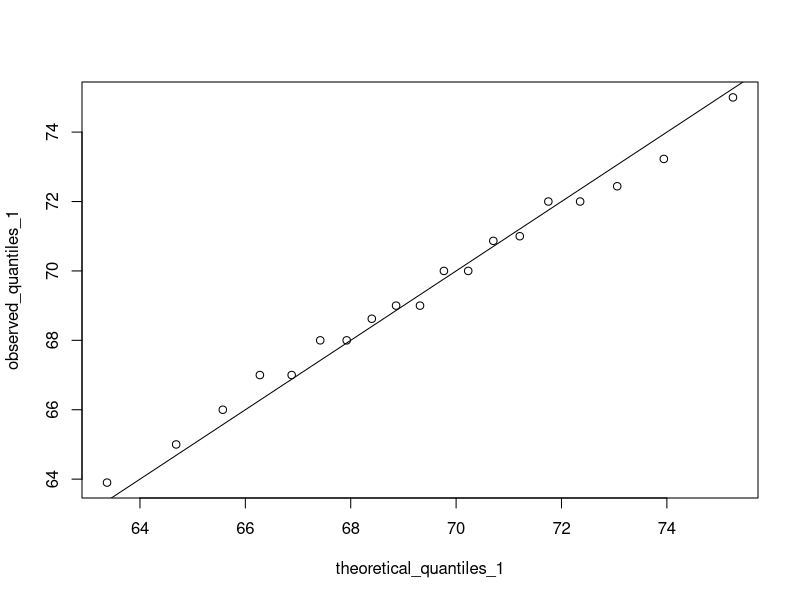
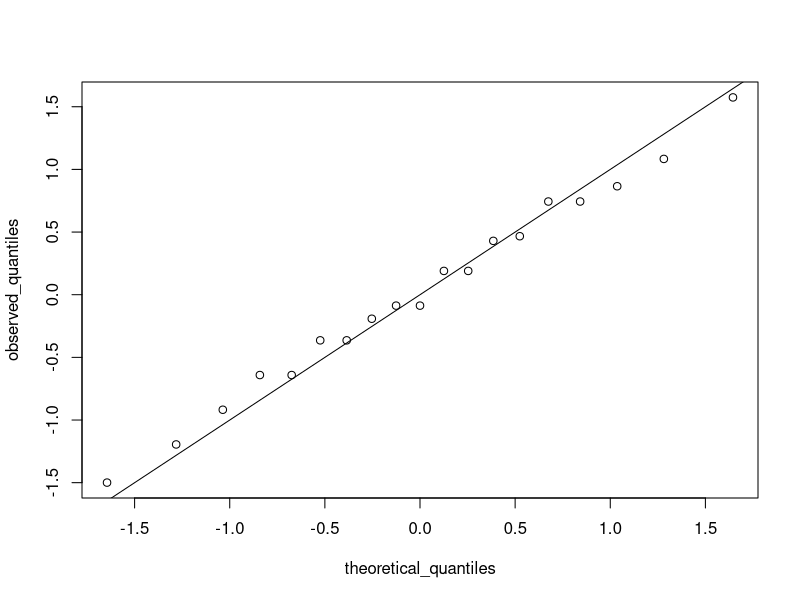

Source code (R) for these figures, in order:
# Quantiles

#Quantiles are cutoff points that divide a dataset into intervals with set probabilities. 
#The qth quantile is the value at which q% of the observations are equal to or less than that value.

# Percentiles
#Percentiles are the quantiles that divide a dataset into 100 intervals each with 1% probability.

# Quartiles
#Quartiles divide a dataset into 4 parts each with 25% probability.
#They are equal to the 25th, 50th and 75th percentiles.
#The 25th percentile is also known as the 1st quartile, 
#the 50th percentile is also known as the median, and 
#the 75th percentile is also known as the 3rd quartile.
#The summary() function returns the minimum, quartiles and maximum of a vector.

#Load the heights dataset from the dslabs package:
install.packages("dslabs")
library(dslabs)
data("heights")

#Use summary() on the heights$height variable to find the quartiles:
summary(heights$height)

#Find the percentiles of heights$height:
p = seq(0.01, 0.99, 0.01)
percentiles = quantile(heights$height, p)
percentiles

percentiles[names(percentiles) == "25%"]
percentiles[names(percentiles) == "75%"]


# Finding quantiles with qnorm

#The qnorm() function gives the theoretical value of a quantile with probability 
#p of observing a value equal to or less than that quantile value given a normal 
#distribution with mean mu and standard deviation sigma: qnorm(p, mu, sigma)
#By default, mu=0 and sigma=1. Therefore, calling qnorm() with no arguments gives 
#quantiles for the standard normal distribution.

p <- seq(0.01, 0.99, 0.01)
theoretical_quantiles <- qnorm(p, 69, 3)
theoretical_quantiles


###
##
#
# define x and z
install.packages("tidyverse")
library(tidyverse)
library(dslabs)
data(heights)
index = heights$sex=="Male"
x = heights$height[index]
z = scale(x)

# proportion of data below 69.5
mean(x <= 69.5)

# calculate observed and theoretical quantiles
p = seq(0.05, 0.95, 0.05)
observed_quantiles_1 = quantile(x, p)
theoretical_quantiles_1 = qnorm(p, mean = mean(x), sd = sd(x))

# make QQ-plot
plot(theoretical_quantiles_1, observed_quantiles_1)
abline(0,1)

# make QQ-plot with scaled values
observed_quantiles = quantile(z, p)
theoretical_quantiles = qnorm(p)
plot(theoretical_quantiles, observed_quantiles)
abline(0,1)
